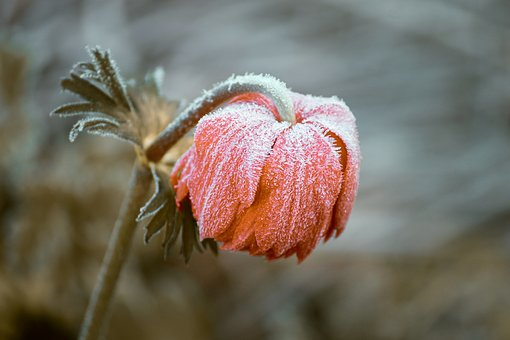
#> input picture packages/python/algorithm/linear/Ch.7 SVD를 사용하여 흑백 이미지 압축/flower.jpg, 510 x 340 px
$ python p07.py
#> lines starting #> are read from the running program, lines starting #| are printed output that depends on the picture; long printed decimals are rounded
import numpy as np
from scipy import linalg
from skimage import io as imgio
import matplotlib.pyplot as plt

img_mat = imgio.imread('flower.jpg', as_gray=True)
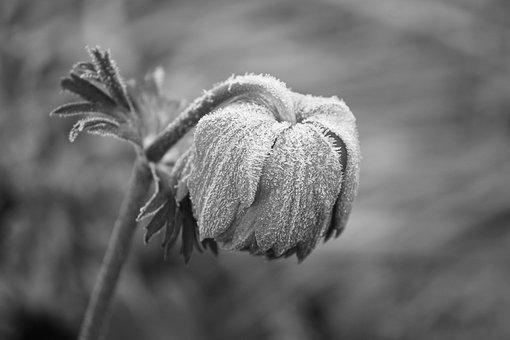
#> img_mat: shape (340, 510) float64; min 0.0257, max 1, mean 0.437

m = img_mat.shape[0]
#> m = 340
n = img_mat.shape[1]
#> n = 510

U, s, VT = linalg.svd(img_mat)
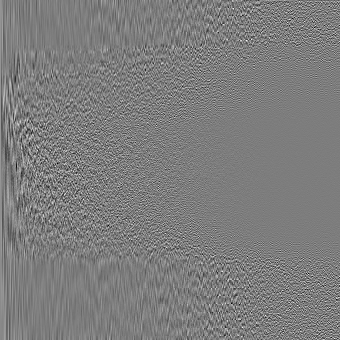
#> U: shape (340, 340) float64; min -0.326, max 0.336, mean 0.000215; drawn with min black and max white
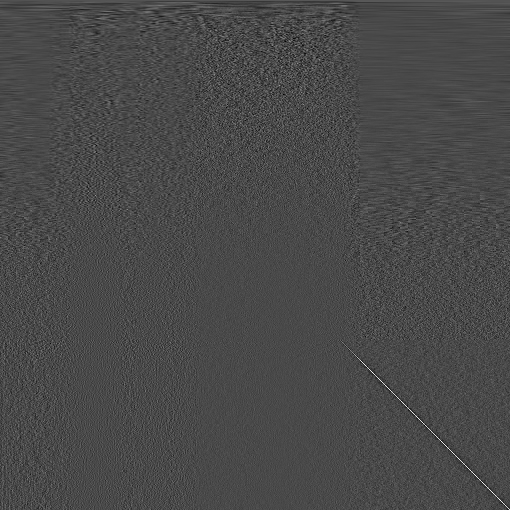
#> VT: shape (510, 510) float64; min -0.274, max 0.677, mean 0.000114; drawn with min black and max white
#> s = 340 values, max 188.3 at index 0, min 0.00811 at index 339, mean 1.52

t = 20
comp_ratio = t*(m+n+1)/(m*n)*100.0
#> comp_ratio = 9.82
print(comp_ratio)
#| 9.815
A_trunc = U[:,:t] * s[:t] @ VT[:t,:]
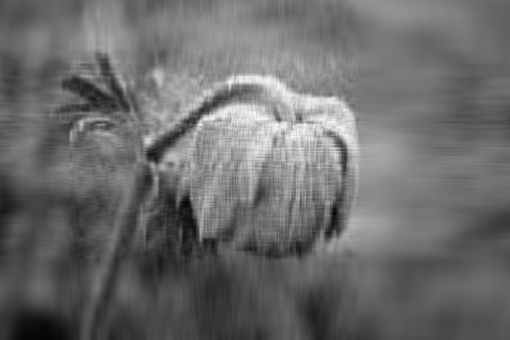
#> A_trunc: shape (340, 510) float64; min 0.00613, max 1.02, mean 0.437; drawn with min black and max white

fig = plt.figure()
plt.imshow( A_trunc, cmap='gray' )
plt.show()
fig.savefig('output.jpg')

$ run again, with packages/python/algorithm/linear/Ch.7 SVD를 사용하여 흑백 이미지 압축/eagle.jpg copied over packages/python/algorithm/linear/Ch.7 SVD를 사용하여 흑백 이미지 압축/flower.jpg
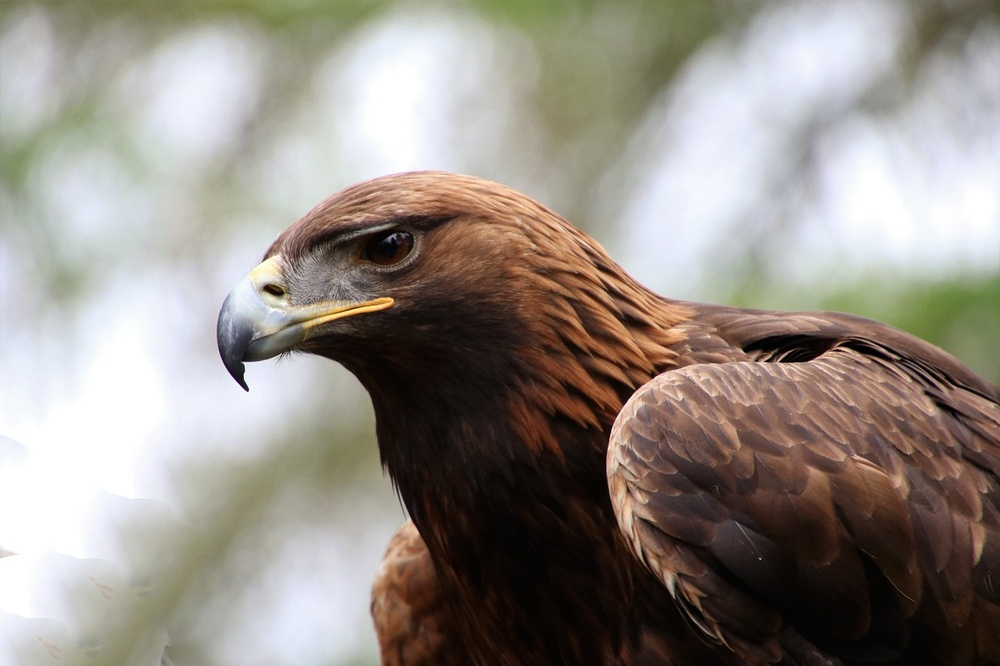
#> input picture packages/python/algorithm/linear/Ch.7 SVD를 사용하여 흑백 이미지 압축/eagle.jpg, 1000 x 666 px, shrunk from 1280 x 853 before the run
#> `U, s, VT = linalg.svd(img_mat)`:
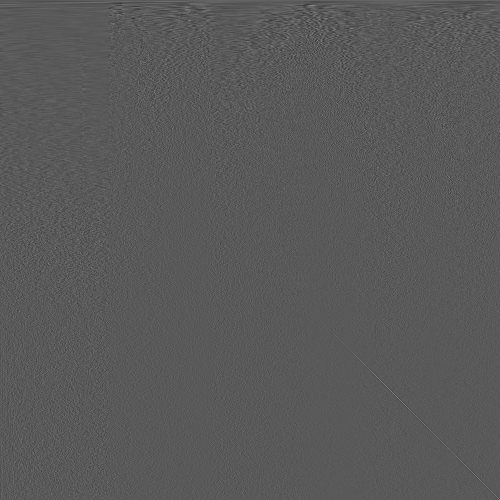
#> VT: shape (1000, 1000) float64 (shown at 1/2 size); min -0.255, max 0.468, mean 3.6e-05; drawn with min black and max white
#> s = 666 values, max 487.6 at index 0, min 0.0143 at index 665, mean 2.22
#| 5.006
#> `A_trunc = U[:,:t] * s[:t] @ VT[:t,:]`:
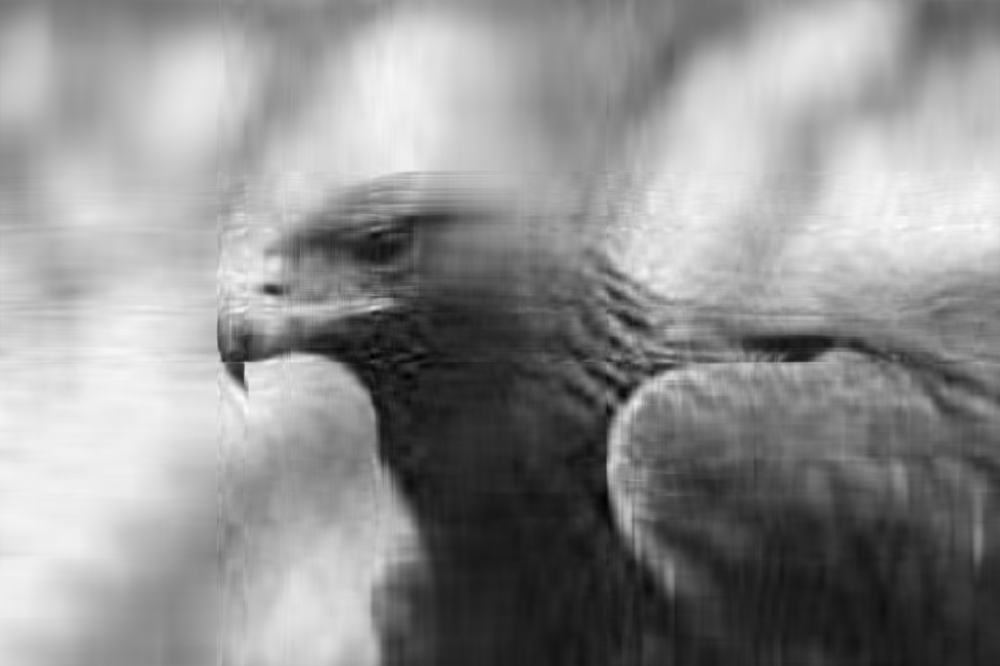
#> A_trunc: shape (666, 1000) float64; min -0.113, max 1.08, mean 0.558; drawn with min black and max white
